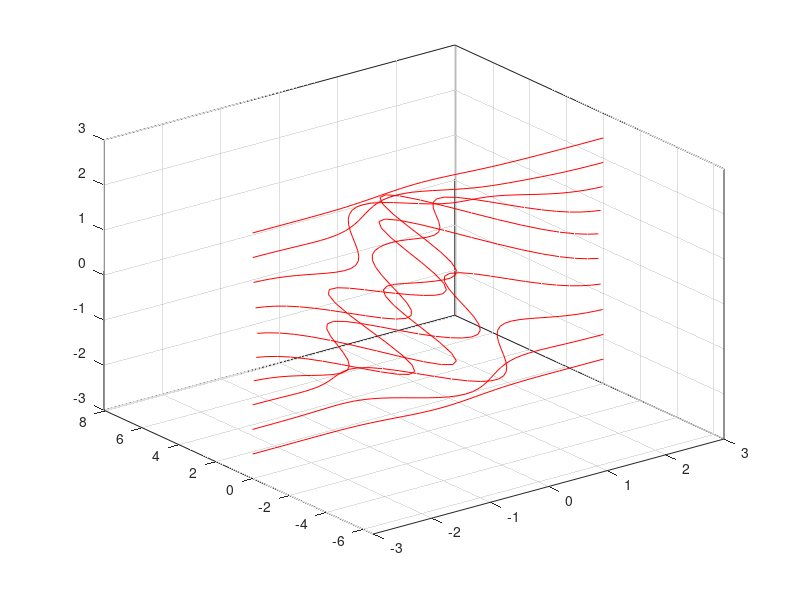

The MATLAB source for this figure:
function result = test_contour_013
result = false;
a = figure;
h = gca;
[Z,x,y] = peaks;
contour3(h,x,y,Z,'r-');
drawnow;
close(a);
result = true;
